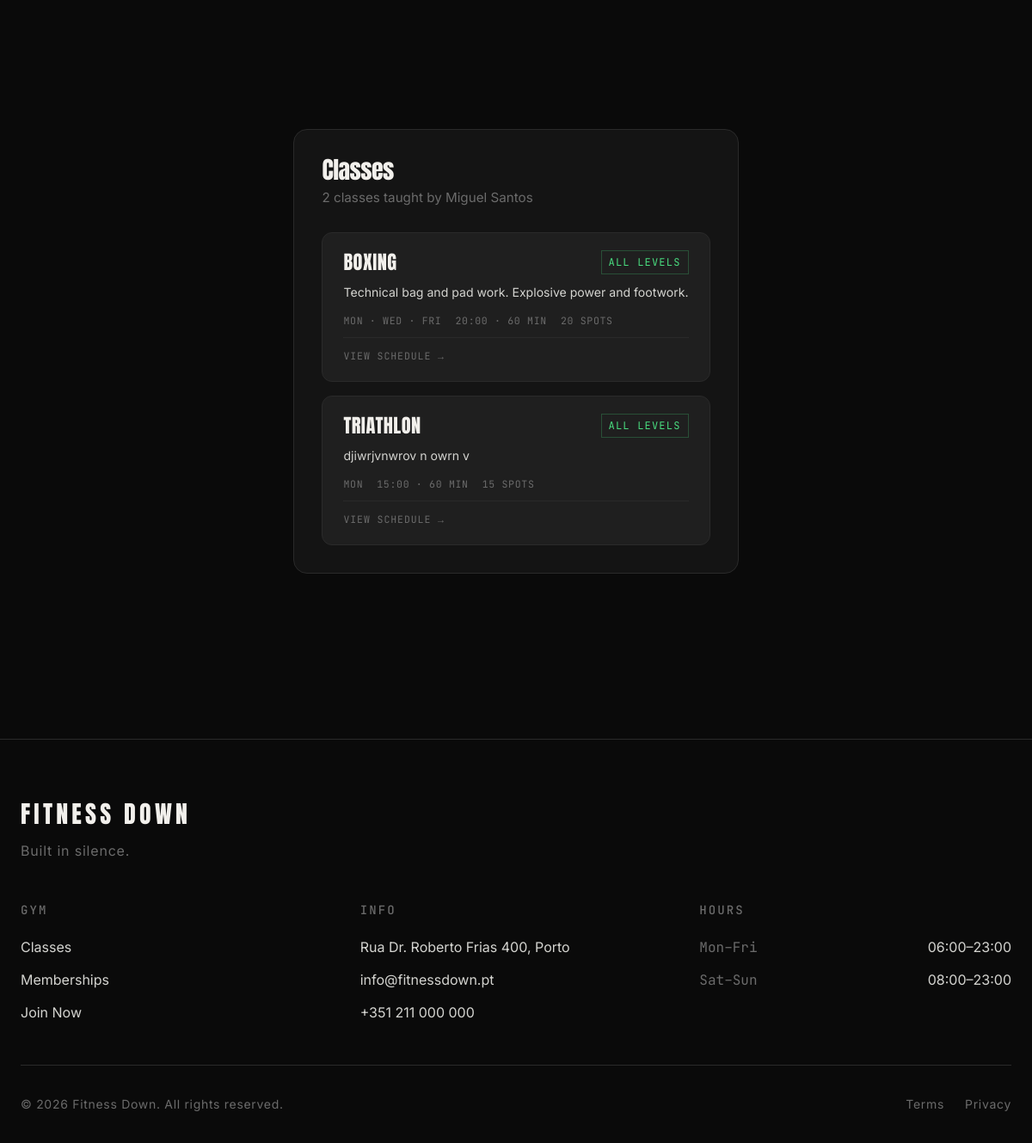
The page /trainer.php?id=4 (lower part) on the database as committed earlier.
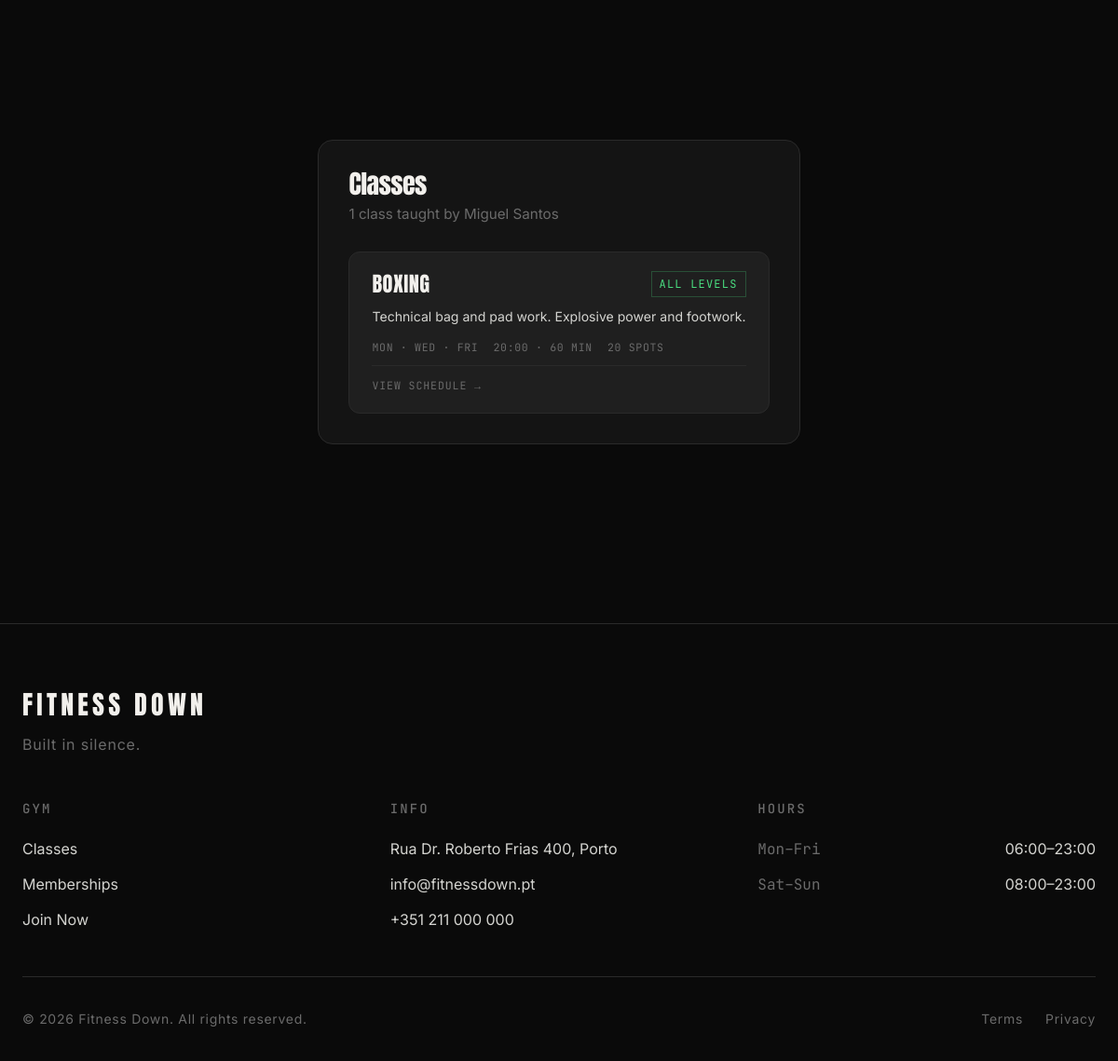
The same page on the database as committed later.
### tables this page shows
CREATE TABLE users (
    id INTEGER PRIMARY KEY AUTOINCREMENT,
    name TEXT NOT NULL,
    email TEXT NOT NULL UNIQUE,
    username TEXT NOT NULL UNIQUE,
    password_hash TEXT NOT NULL,
    profile_photo TEXT,
    role TEXT NOT NULL CHECK (role IN ('member', 'trainer', 'admin')),
    created_at TEXT NOT NULL DEFAULT CURRENT_TIMESTAMP,
    is_active INTEGER NOT NULL DEFAULT 1
);

CREATE TABLE classes(
    id INTEGER PRIMARY KEY AUTOINCREMENT,
    trainer_id INTEGER NOT NULL,
    name TEXT NOT NULL, --this name will be the type of class
    description TEXT,
    difficulty TEXT NOT NULL CHECK (difficulty IN('beginner', 'intermediate', 'advanced')),
    duration_minutes INTEGER NOT NULL,
    capacity INTEGER NOT NULL,
    photo TEXT,
    is_active INTEGER NOT NULL DEFAULT 1,
    FOREIGN KEY (trainer_id) REFERENCES users(id) ON DELETE RESTRICT
);

CREATE TABLE sessions(
    id INTEGER PRIMARY KEY AUTOINCREMENT,
    class_id INTEGER NOT NULL,
    day_of_week TEXT NOT NULL CHECK (day_of_week IN ('monday','tuesday','wednesday','thursday','friday','saturday','sunday')),
    start_time TEXT NOT NULL,
    duration_minutes INTEGER NOT NULL CHECK (duration_minutes > 0),
    status TEXT NOT NULL DEFAULT 'scheduled' CHECK (status IN ('scheduled', 'completed', 'cancelled')),
    notes TEXT,
    FOREIGN KEY (class_id) REFERENCES classes(id) ON DELETE CASCADE
);

### includes/helper.php (called while the page is built, shortened)
<?php
function e(string $val): string {
    return htmlspecialchars($val, ENT_QUOTES | ENT_SUBSTITUTE, 'UTF-8');
}

### trainer.php (the view, shortened to what this page needs)
<?php
$trainer_id = isset($_GET['id']) ? (int)$_GET['id'] : 0;
$pdo = get_db();
$stmt = $pdo->prepare("
    SELECT id, name, username, profile_photo, role, is_active
    FROM users
    WHERE id = ? AND role = 'trainer' AND is_active = 1
");
$stmt->execute([$trainer_id]);
$trainer = $stmt->fetch();
$stmt = $pdo->prepare("
    SELECT c.id, c.name, c.description, c.difficulty, c.duration_minutes, c.capacity
    FROM classes c
    WHERE c.trainer_id = ? AND c.is_active = 1
    ORDER BY c.name
");
$stmt->execute([$trainer_id]);
$classes = $stmt->fetchAll();
$class_ids = array_column($classes, 'id');
$sessions_by_class = [];
if (!empty($class_ids)) {
    $placeholders = implode(',', array_fill(0, count($class_ids), '?'));
    $stmt = $pdo->prepare("
        SELECT s.class_id, s.day_of_week, s.start_time
        FROM sessions s
        WHERE s.class_id IN ($placeholders)
        ORDER BY CASE s.day_of_week
            WHEN 'monday'    THEN 1 WHEN 'tuesday'   THEN 2 WHEN 'wednesday' THEN 3
            WHEN 'thursday'  THEN 4 WHEN 'friday'    THEN 5 WHEN 'saturday'  THEN 6
            WHEN 'sunday'    THEN 7 END, s.start_time
    ");
    $stmt->execute($class_ids);
    foreach ($stmt->fetchAll() as $s) {
        $sessions_by_class[$s['class_id']][] = $s;
    }
}
$day_abbr = [
    'monday' => 'Mon', 'tuesday' => 'Tue', 'wednesday' => 'Wed',
    'thursday' => 'Thu', 'friday' => 'Fri', 'saturday' => 'Sat', 'sunday' => 'Sun',
];
$difficulty_map = [
    'beginner'     => ['class' => 'easy', 'label' => 'All levels'],
    'intermediate' => ['class' => 'mid',  'label' => 'Intermediate'],
    'advanced'     => ['class' => 'hard', 'label' => 'Advanced'],
];
$extra_css        = '/css/pages/trainer-public.css';
include __DIR__ . '/includes/header.php';
?>
<main class="trainer-public">
    <section class="tp-hero">
    </section>
    <section class="tp-classes">
        <header class="tp-classes__header">
            <h2>Classes</h2>
            <p><?= count($classes) ?> class<?= count($classes) !== 1 ? 'es' : '' ?> taught by <?= e($trainer['name']) ?></p>
        </header>
        <?php if (empty($classes)): ?>
            <p class="tp-classes__empty">No active classes at the moment.</p>
        <?php else: ?>
            <div class="tp-class-grid">
                <?php foreach ($classes as $cls):
                    $diff     = $difficulty_map[$cls['difficulty']] ?? ['class' => 'easy', 'label' => $cls['difficulty']];
                    $sessions = $sessions_by_class[$cls['id']] ?? [];
                    $days     = array_unique(array_column($sessions, 'day_of_week'));
                    $day_disp = count($days) === 7
                              ? 'Daily'
                              : implode(' · ', array_map(fn($d) => $day_abbr[$d] ?? $d, $days));
                    $first_time = $sessions[0]['start_time'] ?? null;
                ?>
                <div class="tp-class-card">
                    <div class="tp-class-card__top">
                        <h3 class="tp-class-card__name"><?= e($cls['name']) ?></h3>
                        <span class="crow__difficulty crow__difficulty--<?= $diff['class'] ?>"><?= e($diff['label']) ?></span>
                    </div>
                    <?php if (!empty($cls['description'])): ?>
                        <p class="tp-class-card__desc"><?= e($cls['description']) ?></p>
                    <?php endif; ?>
                    <div class="tp-class-card__meta">
                        <?php if ($day_disp): ?>
                            <span class="tp-class-card__days"><?= e($day_disp) ?></span>
                        <?php endif; ?>
                        <?php if ($first_time): ?>
                            <span class="tp-class-card__time"><?= e($first_time) ?> · <?= (int)$cls['duration_minutes'] ?> min</span>
                        <?php endif; ?>
                        <span class="tp-class-card__cap"><?= (int)$cls['capacity'] ?> spots</span>
                    </div>
                    <a href="/classes.php" class="tp-class-card__link">View schedule →</a>
                </div>
                <?php endforeach; ?>
            </div>
        <?php endif; ?>
    </section>
</main>
<?php include __DIR__ . '/includes/footer.php'; ?>

### includes/header.php (shortened to what this page needs)
<?php
$current_page = basename($_SERVER['PHP_SELF'], '.php');
?>
<!DOCTYPE html>
<html lang="en" class="page-<?= htmlspecialchars($current_page) ?>">
<head>
    <link rel="stylesheet" href="/css/main.css">
    <?php if (isset($extra_css)): ?>
        <link rel="stylesheet" href="<?= htmlspecialchars($extra_css) ?>">
    <?php endif; ?>
</head>
<body>

### includes/footer.php
<footer class="site-footer">
    <div class="site-footer__inner">
        <div class="site-footer__brand">
            <p class="brand__mark brand__mark--footer">FITNESS DOWN</p>
            <p class="site-footer__tagline">Built in silence.</p>
        </div>
        <nav class="site-footer__nav" aria-label="Footer">
            <div class="site-footer__col">
                <h2 class="site-footer__heading">Gym</h2>
                <ul>
                    <li><a href="/classes.php">Classes</a></li>
                    <li><a href="/index.php#memberships">Memberships</a></li>
                    <li><a href="/register.php">Join Now</a></li>
                </ul>
            </div>
            <div class="site-footer__col">
                <h2 class="site-footer__heading">Info</h2>
                <address class="site-footer__contact">
                    <p>Rua Dr. Roberto Frias 400, Porto</p>
                    <p><a href="mailto:info@fitnessdown.pt">info@fitnessdown.pt</a></p>
                    <p><a href="tel:+351211000000">+351 211 000 000</a></p>
                </address>
            </div>
            <div class="site-footer__col">
                <h2 class="site-footer__heading">Hours</h2>
                <dl class="hours">
                    <div>
                        <dt>Mon–Fri</dt>
                        <dd><time>06:00</time>–<time>23:00</time></dd>
                    </div>
                    <div>
                        <dt>Sat–Sun</dt>
                        <dd><time>08:00</time>–<time>23:00</time></dd>
                    </div>
                </dl>
            </div>
        </nav>
        <div class="site-footer__base">
            <p class="site-footer__copy">© 2026 Fitness Down. All rights reserved.</p>
            <ul class="site-footer__legal">
                <li><a href="#">Terms</a></li>
                <li><a href="#">Privacy</a></li>
            </ul>
        </div>
    </div>
</footer>
</body>
</html>

### css/pages/trainer-public.css (style rules this page uses)
.trainer-public { padding: 4rem 1.5rem 6rem; max-width: 1100px; margin: 0 auto; display: grid; gap: 2.5rem; }
.tp-hero { display: grid; }
.tp-classes { background: var(--bg-surface); border: 1px solid var(--border); border-radius: 1rem; padding: 2rem; }
.tp-classes__header { margin-bottom: 1.75rem; }
.tp-classes__header h2 { margin: 0 0 0.35rem; font-size: 1.75rem; }
.tp-classes__header p { margin: 0; color: var(--text-muted); font-size: 0.95rem; }
.tp-class-grid { display: grid; grid-template-columns: repeat(auto-fill, minmax(280px, 1fr)); gap: 1rem; }
.tp-class-card { background: var(--bg-elevated); border: 1px solid var(--border); border-radius: 0.75rem; padding: 1.25rem 1.5rem; display: flex; flex-direction: column; gap: 0.6rem; transition: border-color 150ms; }
.tp-class-card__top { display: flex; align-items: center; justify-content: space-between; gap: 0.75rem; }
.tp-class-card__name { margin: 0; font-family: var(--font-display); font-size: 1.4rem; text-transform: uppercase; letter-spacing: 0.02em; line-height: 1; }
.tp-class-card__desc { margin: 0; font-size: 0.88rem; color: var(--text-soft); line-height: 1.55; }
.tp-class-card__meta { display: flex; flex-wrap: wrap; gap: 0.4rem 1rem; margin-top: 0.25rem; }
.tp-class-card__days, .tp-class-card__time, .tp-class-card__cap, .tp-class-card__rating { font-family: var(--font-mono); font-size: 0.72rem; text-transform: uppercase; letter-spacing: 0.06em; color: var(--text-muted); }
.tp-class-card__link { margin-top: auto; padding-top: 0.75rem; font-family: var(--font-mono); font-size: 0.72rem; text-transform: uppercase; letter-spacing: 0.08em; color: var(--text-muted); text-decoration: none; border-top: 1px solid var(--border); transition: color 150ms; }
.crow__difficulty { font-family: var(--font-mono); font-size: 0.75rem; text-transform: uppercase; letter-spacing: 0.1em; padding: 0.2rem 0.5rem; display: inline-block; white-space: nowrap; flex-shrink: 0; }
.crow__difficulty--easy { color: #4ade80; border: 1px solid #4ade8040; }
@media (min-width: 840px) { .trainer-public { padding-top: 6rem; } }

### css/base/tokens.css (style rules this page uses)
:root { --bg: #0a0a0a; --bg-surface: #141414; --bg-elevated: #1f1f1f; --text: #f2f0ec; --text-soft: #d4d4d0; --text-muted: #6b6b6b; --accent: #8b0000; --accent-hover: #a30f0f; --border: #2a2a2a; --border-strong: #6b6b6b; --font-display: "Anton", sans-serif; --font-body: "Inter", sans-serif; --font-mono: "JetBrains Mono", monospace; --text-sm: 0.875rem; --text-base: 1rem; --content-max: 1400px; }

### css/base/typography.css (style rules this page uses)
body { background-color: var(--bg); color: var(--text); font-family: var(--font-body); font-size: var(--text-base); line-height: 1.6; font-weight: 400; }
h1, h2, h3, h4, h5, h6 { font-family: var(--font-display); font-weight: 400; line-height: 1.05; color: var(--text); letter-spacing: -0.02em; }
h2 { font-size: 3.75rem; }
h3 { font-size: 2.5rem; }
p { color: var(--text-soft); line-height: 1.6; text-wrap: pretty; }
a { color: inherit; transition: color 150ms cubic-bezier(0.16, 1, 0.3, 1); }

### css/components/nav.css (style rules this page uses)
.brand__mark { display: inline-block; }

### css/pages/home.css (style rules this page uses)
main>section { padding: 5rem 1.5rem; max-width: var(--content-max); margin: 0 auto; }
@media (min-width: 48rem) { main>section { padding: 7rem 2rem; } }

### css/pages/classes.css (style rules this page uses)
.crow__difficulty { font-family: var(--font-mono); font-size: 0.875rem; text-transform: uppercase; letter-spacing: 0.1em; padding: 0.2rem 0.5rem; display: inline-block; }
.crow__difficulty--easy { color: #4ade80; border: 1px solid #4ade8040; }

Rows that differ between the two databases and show on the page:
removed classes: name "TRIATHLON", difficulty "ALL LEVELS", description "djiwrjvnwrov n owrn v", id "MON", id.start_time "15:00", duration_minutes "60", capacity "15"
Other text that changed with them:
count($classes): "2" → "1"
text no longer shown: "es"
